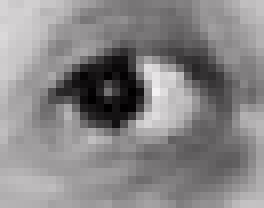
#> input picture albert-eye.bmp, 33 x 26 px (shown 8 times larger)
$ jupyter execute --allow-errors fourier_intro.ipynb   (shell and % lines are left out)
#> lines starting #> are read from the running program, lines starting #| are printed output that depends on the picture
[cell 1]

import numpy as np
import matplotlib.pyplot as plt
import math
import pyaudio

[cell 2]
a = np.linspace(0,1,5)
b = np.sin(a)
print(a)
print(b)

[cell 3]
RATE = 44100
DURATION = 5
FREQUENCY = 16000

xf = np.linspace(0, DURATION, RATE * DURATION)
yf = np.sin(FREQUENCY * xf)

fig, ax = plt.subplots()

ax.plot(xf, yf)
ax.set_xlim(0, 2 * math.pi / FREQUENCY)
plt.show()
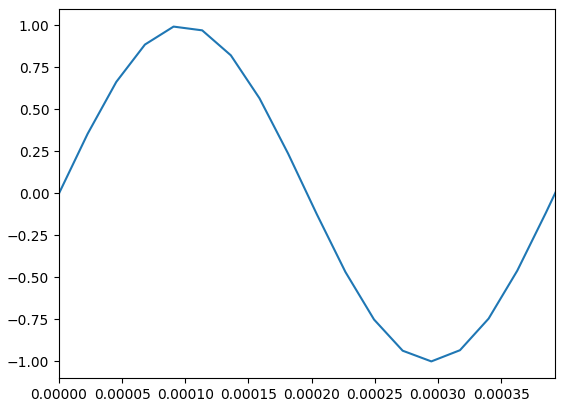
#> figure drawn by matplotlib, 1 panel; curve peaks at x = 1.57, y = 1

#> (a cell that did not finish here is left out)

[cell 5]
RATE = 44100
DURATION = 5
FREQUENCY = 2000

[cell 6]
xf = np.linspace(0, DURATION, RATE * DURATION)
yf = sum(
    (-1) ** n / n * np.sin(n * FREQUENCY * xf)
    for n in range(1, 1001)
)

fig, ax = plt.subplots()

ax.plot(xf, yf)
ax.set_xlim(0, 2 * math.pi / FREQUENCY)
plt.show()
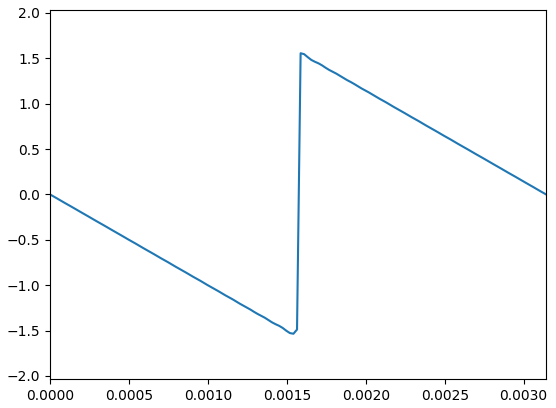
#> figure drawn by matplotlib, 1 panel; curve peaks at x = 4.91, y = 1.85

#> (a cell that did not finish here is left out)

[cell 8]
RATE = 44100
DURATION = 2
FREQUENCY = 2000

[cell 9]
xf = np.linspace(0, DURATION, RATE * DURATION)
yf = sum(
    1 / n * np.sin(n * FREQUENCY * xf)
    for n in range(1, 7, 2)
)

fig, ax = plt.subplots()

ax.plot(xf, yf)
ax.set_xlim(0, 2 * math.pi / FREQUENCY)
plt.show()
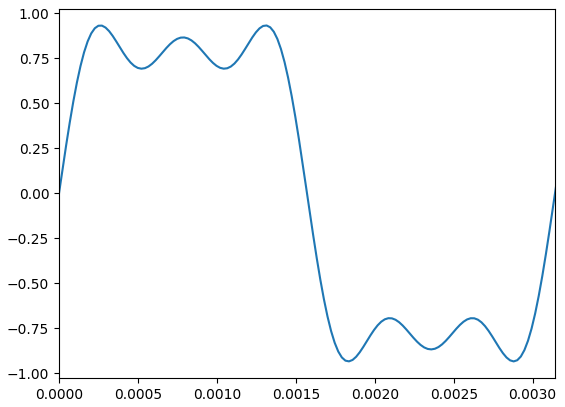
#> figure drawn by matplotlib, 1 panel; curve peaks at x = 1.13, y = 0.933

#> (a cell that did not finish here is left out)

[cell 11]
# Parameters
m = 2
n = 3

# Create grid
x = np.linspace(-np.pi, np.pi, 300)
y = np.linspace(-np.pi, np.pi, 300)
X, Y = np.meshgrid(x, y)

# Function
Z = np.cos(m * X) * np.cos(n * Y)

# Plot
fig = plt.figure(figsize=(8, 6))
ax = fig.add_subplot(111, projection='3d')

ax.plot_surface(X, Y, Z, edgecolor='none')

ax.set_xlabel('x')
ax.set_ylabel('y')
ax.set_zlabel('z')
ax.set_title(f"z = cos({m}x) * cos({n}y)")

plt.show()
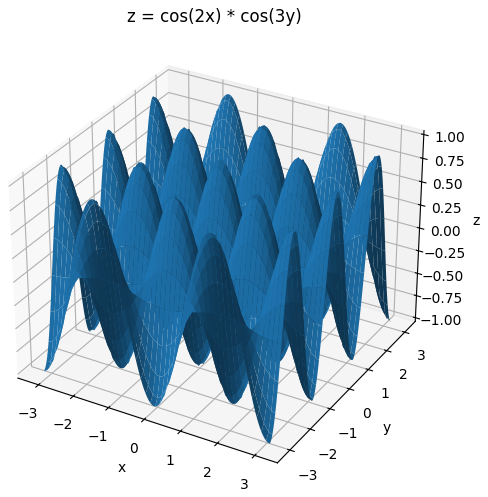
#> figure drawn by matplotlib, 1 panel

[cell 12]
from PIL import Image

# ---- Load Image ----
# Replace 'image.bmp' with your file
img = Image.open("albert-eye.bmp").convert("L")   # convert to greyscale
Z = np.array(img)

# Image dimensions
h, w = Z.shape
#> h = 26; w = 33

# ---- Create Meshgrid ----
# x runs left→right, y runs top→bottom
x = np.arange(0, w)
#> x = 33 values from 0 to 32
y = np.arange(0, h)
#> y = 26 values from 0 to 25
X, Y = np.meshgrid(x, y)

# ---- Plot ----
fig = plt.figure(figsize=(10, 7))
ax = fig.add_subplot(111, projection='3d')

ax.plot_surface(
    X, Y, Z,
    cmap="gray",
    edgecolor="none",
    rstride=1,
    cstride=1,
    antialiased=True
)
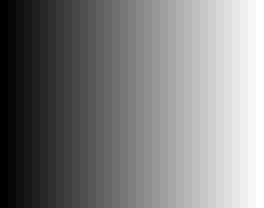
#> X: shape (26, 33) int64 (shown 8 times larger); min 0, max 32, mean 16; drawn with min black and max white

ax.set_title("3D Height Map from Greyscale Image")
ax.set_xlabel("X (pixels)")
ax.set_ylabel("Y (pixels)")
ax.set_zlabel("Intensity")
ax.invert_yaxis()
ax.set_proj_type('ortho')

z_scale = (Z.max() - Z.min()) if np.ptp(Z) > 0 else 1.0
#> z_scale = 242
ax.set_box_aspect((w, h, 0.25 * z_scale))  # (X, Y, Z) relative scales

ax.view_init(elev=90, azim=270)

plt.show()
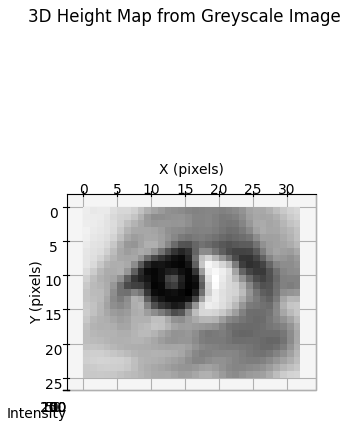
#> figure drawn by matplotlib, 1 panel
